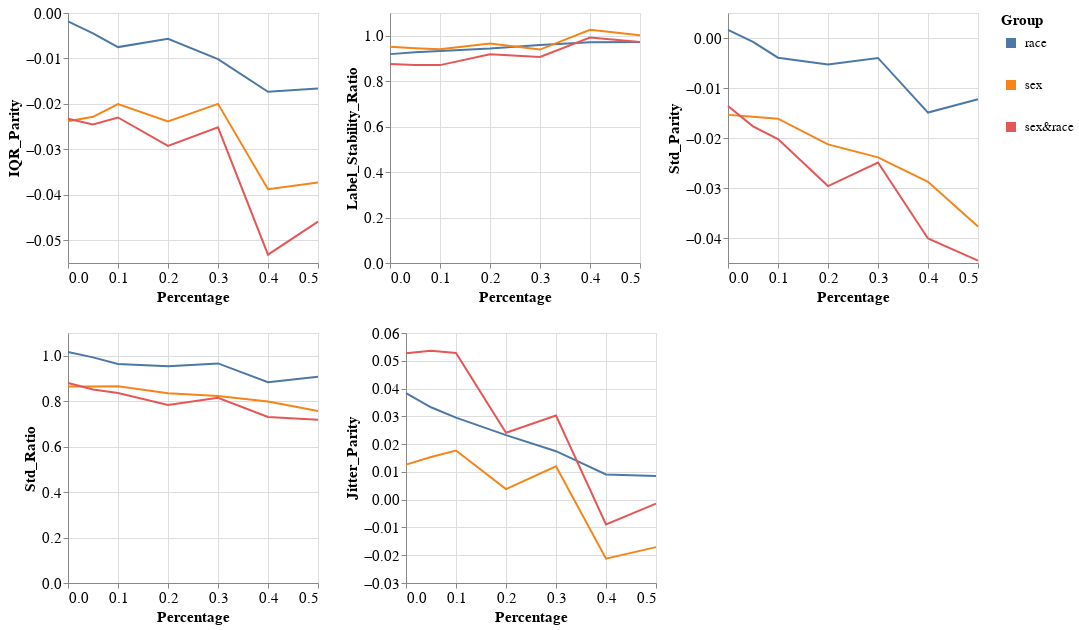

Here is the notebook cell this chart was saved with:
### Markdown cell above
### Group metrics per dataset and model

### Code cell
visualizer.create_groups_grid_pct_lines_plot(model_name=MODEL_NAMES[0],
                                             target_preprocessing_technique=PREPROCESSING_TECHNIQUES[0],
                                             group_metrics_type='variance')

### Figure 1 — Vega-Lite specification as saved in the notebook (floating-point values rounded to 4 significant figures)
{"config": {"view": {"continuousWidth": 400, "continuousHeight": 300}, "axis": {"labelFontSize": 15, "titleFontSize": 15}, "legend": {"labelFontSize": 13, "symbolStrokeWidth": 10, "titleFontSize": 15}}, "vconcat": [{"hconcat": [{"mark": "line", "encoding": {"color": {"field": "Group", "type": "nominal"}, "x": {"field": "Percentage", "type": "quantitative"}, "y": {"field": "Metric_Value", "title": "IQR_Parity", "type": "quantitative"}}, "height": 250, "width": 250}, {"data": {"name": "data-da260e5039a2113def30f35fd49caae8"}, "mark": "line", "encoding": {"color": {"field": "Group", "type": "nominal"}, "x": {"field": "Percentage", "type": "quantitative"}, "y": {"field": "Metric_Value", "title": "Label_Stability_Ratio", "type": "quantitative"}}, "height": 250, "width": 250}, {"data": {"name": "data-84ab84a1245a273c773592a829f79ecd"}, "mark": "line", "encoding": {"color": {"field": "Group", "type": "nominal"}, "x": {"field": "Percentage", "type": "quantitative"}, "y": {"field": "Metric_Value", "title": "Std_Parity", "type": "quantitative"}}, "height": 250, "width": 250}]}, {"hconcat": [{"mark": "line", "encoding": {"color": {"field": "Group", "type": "nominal"}, "x": {"field": "Percentage", "type": "quantitative"}, "y": {"field": "Metric_Value", "title": "Std_Ratio", "type": "quantitative"}}, "height": 250, "width": 250}, {"data": {"name": "data-7638797ec1fe451462ab74f1431ba61c"}, "mark": "line", "encoding": {"color": {"field": "Group", "type": "nominal"}, "x": {"field": "Percentage", "type": "quantitative"}, "y": {"field": "Metric_Value", "title": "Jitter_Parity", "type": "quantitative"}}, "height": 250, "width": 250}], "data": {"name": "data-73f24f617aae8736099fb381b0b79139"}}], "data": {"name": "data-43b58c77dc2894f7ffe439b5baeef482"}, "$schema": "https://vega.github.io/schema/vega-lite/v4.17.0.json", "datasets": {"data-43b58c77dc2894f7ffe439b5baeef482": [{"Model_Name": "DecisionTreeClassifier", "Metric": "IQR_Parity", "Group": "race", "Metric_Value": -0.001855, "Percentage": 0.0}, {"Model_Name": "DecisionTreeClassifier", "Metric": "IQR_Parity", "Group": "sex", "Metric_Value": -0.02382, "Percentage": 0.0}, {"Model_Name": "DecisionTreeClassifier", "Metric": "IQR_Parity", "Group": "sex&race", "Metric_Value": -0.02328, "Percentage": 0.0}, {"Model_Name": "DecisionTreeClassifier", "Metric": "IQR_Parity", "Group": "race", "Metric_Value": -0.00447, "Percentage": 0.05}, {"Model_Name": "DecisionTreeClassifier", "Metric": "IQR_Parity", "Group": "sex", "Metric_Value": -0.02285, "Percentage": 0.05}, {"Model_Name": "DecisionTreeClassifier", "Metric": "IQR_Parity", "Group": "sex&race", "Metric_Value": -0.02454, "Percentage": 0.05}, {"Model_Name": "DecisionTreeClassifier", "Metric": "IQR_Parity", "Group": "race", "Metric_Value": -0.007505, "Percentage": 0.1}, {"Model_Name": "DecisionTreeClassifier", "Metric": "IQR_Parity", "Group": "sex", "Metric_Value": -0.02003, "Percentage": 0.1}, {"Model_Name": "DecisionTreeClassifier", "Metric": "IQR_Parity", "Group": "sex&race", "Metric_Value": -0.02298, "Percentage": 0.1}, {"Model_Name": "DecisionTreeClassifier", "Metric": "IQR_Parity", "Group": "race", "Metric_Value": -0.005689, "Percentage": 0.2}, {"Model_Name": "DecisionTreeClassifier", "Metric": "IQR_Parity", "Group": "sex", "Metric_Value": -0.02384, "Percentage": 0.2}, {"Model_Name": "DecisionTreeClassifier", "Metric": "IQR_Parity", "Group": "sex&race", "Metric_Value": -0.02924, "Percentage": 0.2}, {"Model_Name": "DecisionTreeClassifier", "Metric": "IQR_Parity", "Group": "race", "Metric_Value": -0.01016, "Percentage": 0.3}, {"Model_Name": "DecisionTreeClassifier", "Metric": "IQR_Parity", "Group": "sex", "Metric_Value": -0.01999, "Percentage": 0.3}, {"Model_Name": "DecisionTreeClassifier", "Metric": "IQR_Parity", "Group": "sex&race", "Metric_Value": -0.02516, "Percentage": 0.3}, {"Model_Name": "DecisionTreeClassifier", "Metric": "IQR_Parity", "Group": "race", "Metric_Value": -0.01733, "Percentage": 0.4}, {"Model_Name": "DecisionTreeClassifier", "Metric": "IQR_Parity", "Group": "sex", "Metric_Value": -0.03876, "Percentage": 0.4}, {"Model_Name": "DecisionTreeClassifier", "Metric": "IQR_Parity", "Group": "sex&race", "Metric_Value": -0.05317, "Percentage": 0.4}, {"Model_Name": "DecisionTreeClassifier", "Metric": "IQR_Parity", "Group": "race", "Metric_Value": -0.01662, "Percentage": 0.5}, {"Model_Name": "DecisionTreeClassifier", "Metric": "IQR_Parity", "Group": "sex", "Metric_Value": -0.0373, "Percentage": 0.5}, {"Model_Name": "DecisionTreeClassifier", "Metric": "IQR_Parity", "Group": "sex&race", "Metric_Value": -0.04589, "Percentage": 0.5}], "data-da260e5039a2113def30f35fd49caae8": [{"Model_Name": "DecisionTreeClassifier", "Metric": "Label_Stability_Ratio", "Group": "race", "Metric_Value": 0.9191, "Percentage": 0.0}, {"Model_Name": "DecisionTreeClassifier", "Metric": "Label_Stability_Ratio", "Group": "sex", "Metric_Value": 0.9519, "Percentage": 0.0}, {"Model_Name": "DecisionTreeClassifier", "Metric": "Label_Stability_Ratio", "Group": "sex&race", "Metric_Value": 0.8761, "Percentage": 0.0}, {"Model_Name": "DecisionTreeClassifier", "Metric": "Label_Stability_Ratio", "Group": "race", "Metric_Value": 0.9276, "Percentage": 0.05}, {"Model_Name": "DecisionTreeClassifier", "Metric": "Label_Stability_Ratio", "Group": "sex", "Metric_Value": 0.9451, "Percentage": 0.05}, {"Model_Name": "DecisionTreeClassifier", "Metric": "Label_Stability_Ratio", "Group": "sex&race", "Metric_Value": 0.8713, "Percentage": 0.05}, {"Model_Name": "DecisionTreeClassifier", "Metric": "Label_Stability_Ratio", "Group": "race", "Metric_Value": 0.9329, "Percentage": 0.1}, {"Model_Name": "DecisionTreeClassifier", "Metric": "Label_Stability_Ratio", "Group": "sex", "Metric_Value": 0.94, "Percentage": 0.1}, {"Model_Name": "DecisionTreeClassifier", "Metric": "Label_Stability_Ratio", "Group": "sex&race", "Metric_Value": 0.8707, "Percentage": 0.1}, {"Model_Name": "DecisionTreeClassifier", "Metric": "Label_Stability_Ratio", "Group": "race", "Metric_Value": 0.9436, "Percentage": 0.2}, {"Model_Name": "DecisionTreeClassifier", "Metric": "Label_Stability_Ratio", "Group": "sex", "Metric_Value": 0.9654, "Percentage": 0.2}, {"Model_Name": "DecisionTreeClassifier", "Metric": "Label_Stability_Ratio", "Group": "sex&race", "Metric_Value": 0.9182, "Percentage": 0.2}, {"Model_Name": "DecisionTreeClassifier", "Metric": "Label_Stability_Ratio", "Group": "race", "Metric_Value": 0.9594, "Percentage": 0.3}, {"Model_Name": "DecisionTreeClassifier", "Metric": "Label_Stability_Ratio", "Group": "sex", "Metric_Value": 0.939, "Percentage": 0.3}, {"Model_Name": "DecisionTreeClassifier", "Metric": "Label_Stability_Ratio", "Group": "sex&race", "Metric_Value": 0.9068, "Percentage": 0.3}, {"Model_Name": "DecisionTreeClassifier", "Metric": "Label_Stability_Ratio", "Group": "race", "Metric_Value": 0.9718, "Percentage": 0.4}, {"Model_Name": "DecisionTreeClassifier", "Metric": "Label_Stability_Ratio", "Group": "sex", "Metric_Value": 1.026, "Percentage": 0.4}, {"Model_Name": "DecisionTreeClassifier", "Metric": "Label_Stability_Ratio", "Group": "sex&race", "Metric_Value": 0.9918, "Percentage": 0.4}, {"Model_Name": "DecisionTreeClassifier", "Metric": "Label_Stability_Ratio", "Group": "race", "Metric_Value": 0.9722, "Percentage": 0.5}, {"Model_Name": "DecisionTreeClassifier", "Metric": "Label_Stability_Ratio", "Group": "sex", "Metric_Value": 1.002, "Percentage": 0.5}, {"Model_Name": "DecisionTreeClassifier", "Metric": "Label_Stability_Ratio", "Group": "sex&race", "Metric_Value": 0.9726, "Percentage": 0.5}], "data-84ab84a1245a273c773592a829f79ecd": [{"Model_Name": "DecisionTreeClassifier", "Metric": "Std_Parity", "Group": "race", "Metric_Value": 0.001608, "Percentage": 0.0}, {"Model_Name": "DecisionTreeClassifier", "Metric": "Std_Parity", "Group": "sex", "Metric_Value": -0.01537, "Percentage": 0.0}, {"Model_Name": "DecisionTreeClassifier", "Metric": "Std_Parity", "Group": "sex&race", "Metric_Value": -0.01361, "Percentage": 0.0}, {"Model_Name": "DecisionTreeClassifier", "Metric": "Std_Parity", "Group": "race", "Metric_Value": -0.0007611, "Percentage": 0.05}, {"Model_Name": "DecisionTreeClassifier", "Metric": "Std_Parity", "Group": "sex", "Metric_Value": -0.01576, "Percentage": 0.05}, {"Model_Name": "DecisionTreeClassifier", "Metric": "Std_Parity", "Group": "sex&race", "Metric_Value": -0.01766, "Percentage": 0.05}, {"Model_Name": "DecisionTreeClassifier", "Metric": "Std_Parity", "Group": "race", "Metric_Value": -0.003942, "Percentage": 0.1}, {"Model_Name": "DecisionTreeClassifier", "Metric": "Std_Parity", "Group": "sex", "Metric_Value": -0.01614, "Percentage": 0.1}, {"Model_Name": "DecisionTreeClassifier", "Metric": "Std_Parity", "Group": "sex&race", "Metric_Value": -0.0202, "Percentage": 0.1}, {"Model_Name": "DecisionTreeClassifier", "Metric": "Std_Parity", "Group": "race", "Metric_Value": -0.005274, "Percentage": 0.2}, {"Model_Name": "DecisionTreeClassifier", "Metric": "Std_Parity", "Group": "sex", "Metric_Value": -0.02127, "Percentage": 0.2}, {"Model_Name": "DecisionTreeClassifier", "Metric": "Std_Parity", "Group": "sex&race", "Metric_Value": -0.02961, "Percentage": 0.2}, {"Model_Name": "DecisionTreeClassifier", "Metric": "Std_Parity", "Group": "race", "Metric_Value": -0.003989, "Percentage": 0.3}, {"Model_Name": "DecisionTreeClassifier", "Metric": "Std_Parity", "Group": "sex", "Metric_Value": -0.02387, "Percentage": 0.3}, {"Model_Name": "DecisionTreeClassifier", "Metric": "Std_Parity", "Group": "sex&race", "Metric_Value": -0.02491, "Percentage": 0.3}, {"Model_Name": "DecisionTreeClassifier", "Metric": "Std_Parity", "Group": "race", "Metric_Value": -0.01492, "Percentage": 0.4}, {"Model_Name": "DecisionTreeClassifier", "Metric": "Std_Parity", "Group": "sex", "Metric_Value": -0.02877, "Percentage": 0.4}, {"Model_Name": "DecisionTreeClassifier", "Metric": "Std_Parity", "Group": "sex&race", "Metric_Value": -0.0401, "Percentage": 0.4}, {"Model_Name": "DecisionTreeClassifier", "Metric": "Std_Parity", "Group": "race", "Metric_Value": -0.01226, "Percentage": 0.5}, {"Model_Name": "DecisionTreeClassifier", "Metric": "Std_Parity", "Group": "sex", "Metric_Value": -0.03768, "Percentage": 0.5}, {"Model_Name": "DecisionTreeClassifier", "Metric": "Std_Parity", "Group": "sex&race", "Metric_Value": -0.04453, "Percentage": 0.5}], "data-73f24f617aae8736099fb381b0b79139": [{"Model_Name": "DecisionTreeClassifier", "Metric": "Std_Ratio", "Group": "race", "Metric_Value": 1.016, "Percentage": 0.0}, {"Model_Name": "DecisionTreeClassifier", "Metric": "Std_Ratio", "Group": "sex", "Metric_Value": 0.865, "Percentage": 0.0}, {"Model_Name": "DecisionTreeClassifier", "Metric": "Std_Ratio", "Group": "sex&race", "Metric_Value": 0.8798, "Percentage": 0.0}, {"Model_Name": "DecisionTreeClassifier", "Metric": "Std_Ratio", "Group": "race", "Metric_Value": 0.9927, "Percentage": 0.05}, {"Model_Name": "DecisionTreeClassifier", "Metric": "Std_Ratio", "Group": "sex", "Metric_Value": 0.8648, "Percentage": 0.05}, {"Model_Name": "DecisionTreeClassifier", "Metric": "Std_Ratio", "Group": "sex&race", "Metric_Value": 0.8516, "Percentage": 0.05}, {"Model_Name": "DecisionTreeClassifier", "Metric": "Std_Ratio", "Group": "race", "Metric_Value": 0.964, "Percentage": 0.1}, {"Model_Name": "DecisionTreeClassifier", "Metric": "Std_Ratio", "Group": "sex", "Metric_Value": 0.8655, "Percentage": 0.1}, {"Model_Name": "DecisionTreeClassifier", "Metric": "Std_Ratio", "Group": "sex&race", "Metric_Value": 0.8361, "Percentage": 0.1}, {"Model_Name": "DecisionTreeClassifier", "Metric": "Std_Ratio", "Group": "race", "Metric_Value": 0.9541, "Percentage": 0.2}, {"Model_Name": "DecisionTreeClassifier", "Metric": "Std_Ratio", "Group": "sex", "Metric_Value": 0.835, "Percentage": 0.2}, {"Model_Name": "DecisionTreeClassifier", "Metric": "Std_Ratio", "Group": "sex&race", "Metric_Value": 0.7835, "Percentage": 0.2}, {"Model_Name": "DecisionTreeClassifier", "Metric": "Std_Ratio", "Group": "race", "Metric_Value": 0.9662, "Percentage": 0.3}, {"Model_Name": "DecisionTreeClassifier", "Metric": "Std_Ratio", "Group": "sex", "Metric_Value": 0.8229, "Percentage": 0.3}, {"Model_Name": "DecisionTreeClassifier", "Metric": "Std_Ratio", "Group": "sex&race", "Metric_Value": 0.815, "Percentage": 0.3}, {"Model_Name": "DecisionTreeClassifier", "Metric": "Std_Ratio", "Group": "race", "Metric_Value": 0.8839, "Percentage": 0.4}, {"Model_Name": "DecisionTreeClassifier", "Metric": "Std_Ratio", "Group": "sex", "Metric_Value": 0.7982, "Percentage": 0.4}, {"Model_Name": "DecisionTreeClassifier", "Metric": "Std_Ratio", "Group": "sex&race", "Metric_Value": 0.7307, "Percentage": 0.4}, {"Model_Name": "DecisionTreeClassifier", "Metric": "Std_Ratio", "Group": "race", "Metric_Value": 0.9073, "Percentage": 0.5}, {"Model_Name": "DecisionTreeClassifier", "Metric": "Std_Ratio", "Group": "sex", "Metric_Value": 0.7572, "Percentage": 0.5}, {"Model_Name": "DecisionTreeClassifier", "Metric": "Std_Ratio", "Group": "sex&race", "Metric_Value": 0.718, "Percentage": 0.5}], "data-7638797ec1fe451462ab74f1431ba61c": [{"Model_Name": "DecisionTreeClassifier", "Metric": "Jitter_Parity", "Group": "race", "Metric_Value": 0.03836, "Percentage": 0.0}, {"Model_Name": "DecisionTreeClassifier", "Metric": "Jitter_Parity", "Group": "sex", "Metric_Value": 0.01261, "Percentage": 0.0}, {"Model_Name": "DecisionTreeClassifier", "Metric": "Jitter_Parity", "Group": "sex&race", "Metric_Value": 0.05274, "Percentage": 0.0}, {"Model_Name": "DecisionTreeClassifier", "Metric": "Jitter_Parity", "Group": "race", "Metric_Value": 0.03325, "Percentage": 0.05}, {"Model_Name": "DecisionTreeClassifier", "Metric": "Jitter_Parity", "Group": "sex", "Metric_Value": 0.01533, "Percentage": 0.05}, {"Model_Name": "DecisionTreeClassifier", "Metric": "Jitter_Parity", "Group": "sex&race", "Metric_Value": 0.05363, "Percentage": 0.05}, {"Model_Name": "DecisionTreeClassifier", "Metric": "Jitter_Parity", "Group": "race", "Metric_Value": 0.02955, "Percentage": 0.1}, {"Model_Name": "DecisionTreeClassifier", "Metric": "Jitter_Parity", "Group": "sex", "Metric_Value": 0.01769, "Percentage": 0.1}, {"Model_Name": "DecisionTreeClassifier", "Metric": "Jitter_Parity", "Group": "sex&race", "Metric_Value": 0.05282, "Percentage": 0.1}, {"Model_Name": "DecisionTreeClassifier", "Metric": "Jitter_Parity", "Group": "race", "Metric_Value": 0.02322, "Percentage": 0.2}, {"Model_Name": "DecisionTreeClassifier", "Metric": "Jitter_Parity", "Group": "sex", "Metric_Value": 0.003789, "Percentage": 0.2}, {"Model_Name": "DecisionTreeClassifier", "Metric": "Jitter_Parity", "Group": "sex&race", "Metric_Value": 0.02408, "Percentage": 0.2}, {"Model_Name": "DecisionTreeClassifier", "Metric": "Jitter_Parity", "Group": "race", "Metric_Value": 0.01744, "Percentage": 0.3}, {"Model_Name": "DecisionTreeClassifier", "Metric": "Jitter_Parity", "Group": "sex", "Metric_Value": 0.01201, "Percentage": 0.3}, {"Model_Name": "DecisionTreeClassifier", "Metric": "Jitter_Parity", "Group": "sex&race", "Metric_Value": 0.03031, "Percentage": 0.3}, {"Model_Name": "DecisionTreeClassifier", "Metric": "Jitter_Parity", "Group": "race", "Metric_Value": 0.009092, "Percentage": 0.4}, {"Model_Name": "DecisionTreeClassifier", "Metric": "Jitter_Parity", "Group": "sex", "Metric_Value": -0.02122, "Percentage": 0.4}, {"Model_Name": "DecisionTreeClassifier", "Metric": "Jitter_Parity", "Group": "sex&race", "Metric_Value": -0.008931, "Percentage": 0.4}, {"Model_Name": "DecisionTreeClassifier", "Metric": "Jitter_Parity", "Group": "race", "Metric_Value": 0.008557, "Percentage": 0.5}, {"Model_Name": "DecisionTreeClassifier", "Metric": "Jitter_Parity", "Group": "sex", "Metric_Value": -0.01709, "Percentage": 0.5}, {"Model_Name": "DecisionTreeClassifier", "Metric": "Jitter_Parity", "Group": "sex&race", "Metric_Value": -0.00143, "Percentage": 0.5}]}}
